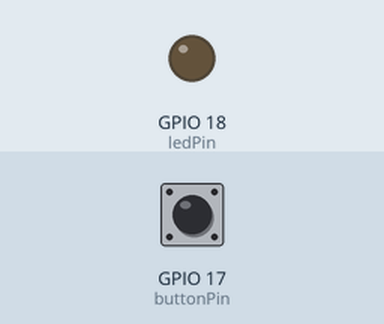
This program was run on a simulated Raspberry Pi (BCM pin numbers). On the bench: output pins drawn as LEDs (lit = HIGH). Inputs (shaded band) come from the test bench; at power-on: GPIO 17 (buttonPin) HIGH.

Above: at 1.2 s.
1.3 s: GPIO 17 (buttonPin) pulled LOW for 0.15 s
At 2.6 s:
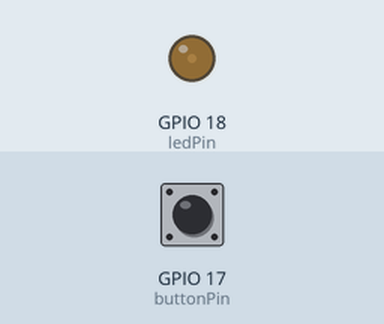
2.9 s: GPIO 17 (buttonPin) pulled LOW for 1 s
At 5.1 s:
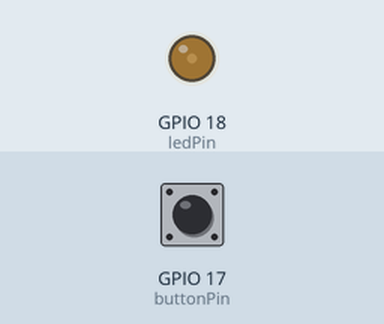
5.4 s: GPIO 17 (buttonPin) pulled LOW for 0.15 s
At 6.0 s:
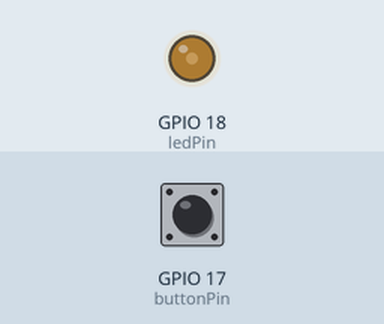
7.0 s: GPIO 17 (buttonPin) pulsed LOW 5 times (0.12 s each, 0.3 s apart)
At 9.3 s:
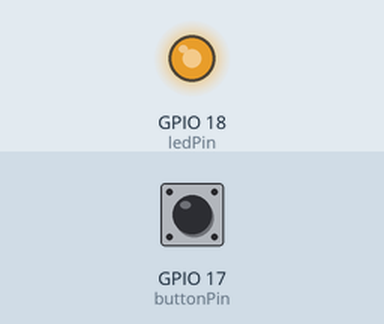
Timing chart, 0 to 10.8 s (numbered marks = the images above; inputs shaded):
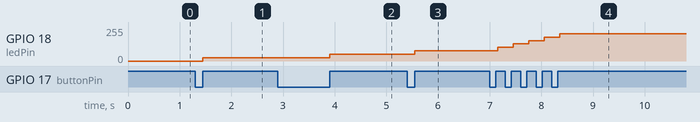

The program:

dimmer.py
```python
#Import modules
import RPi.GPIO as GPIO
import time

#Define variables
buttonPin = 17
ledPin = 18
ledOn = False
previous_input = 0


#Setup
GPIO.setmode(GPIO.BCM)
GPIO.setup(buttonPin, GPIO.IN, pull_up_down = GPIO.PUD_UP)
GPIO.setup(ledPin, GPIO.OUT)
pwm = GPIO.PWM(ledPin, 100)
currentPwm = 0
pwm.start(0)

#Loop
while (True):
	#get current input from the button
	input = GPIO.input(buttonPin)

	#if button is pressed check previous button state
	if ((not previous_input) and input):
		#increase currentPwm with 10% with each button press
		# when CurrentPwm reaches 100%, reset it back to 0
		if currentPwm == 100:
			currentPwm = 0
		pwm.ChangeDutyCycle(currentPwm)
		currentPwm = currentPwm + 10

	#Save last button state
	previous_input = input

	#Wait some tome to debounce the button
	time.sleep(0.05)
	
```

Measured:
- after the input at 1.3 s, GPIO 18 (ledPin): 0/255 → 26/255 after 0.15 s
- after the input at 2.9 s, GPIO 18 (ledPin): 26/255 → 51/255 after 1.0 s
- after the input at 5.4 s, GPIO 18 (ledPin): 51/255 → 77/255 after 0.15 s
- after the input at 7.0 s, GPIO 18 (ledPin): moves from 77/255 to 204/255 over 1.2 s, starting after 0.15 s
